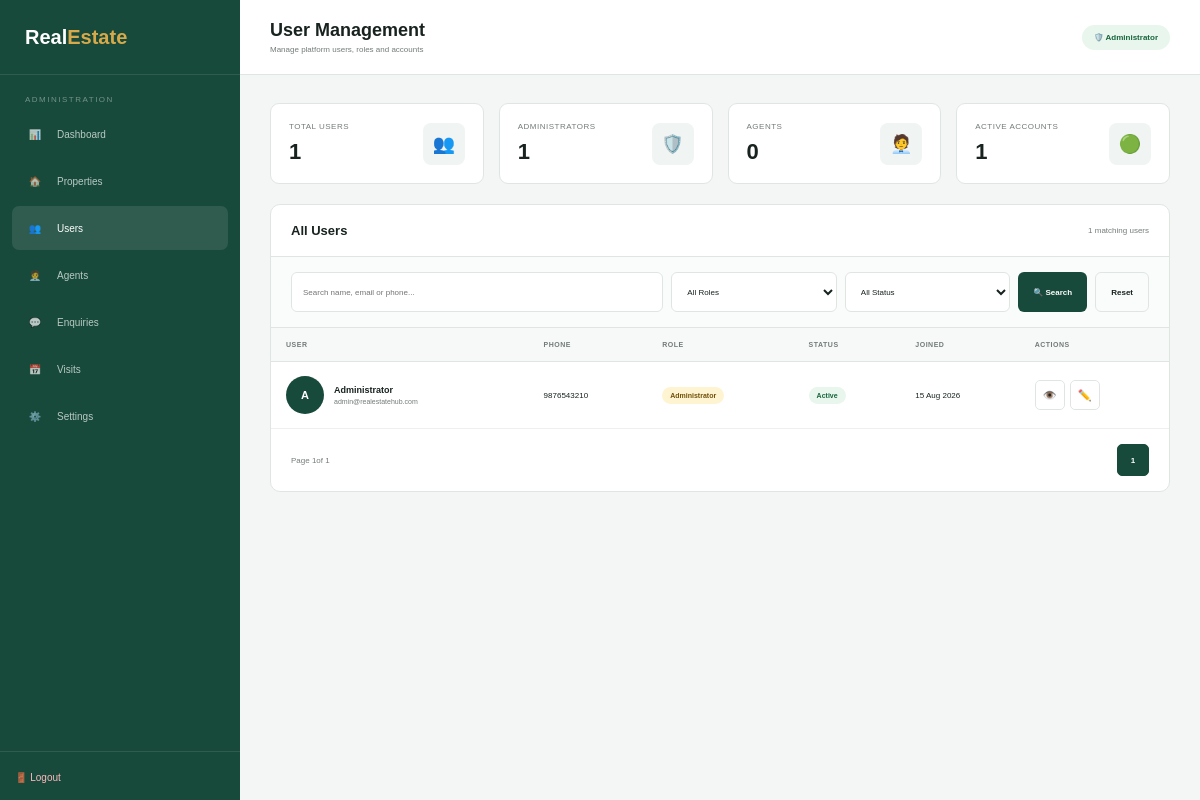
Screenshot of /admin/users.php?error=invalid_id (signed in) with the database file from the repository.
### tables this page shows
CREATE TABLE users (
    id INT UNSIGNED AUTO_INCREMENT PRIMARY KEY,
    name VARCHAR(100) NOT NULL,
    email VARCHAR(150) NOT NULL UNIQUE,
    phone VARCHAR(30) DEFAULT NULL,
    password VARCHAR(255) NOT NULL,
    role VARCHAR(20) NOT NULL DEFAULT 'user',
    profile_image VARCHAR(255) DEFAULT NULL,
    status VARCHAR(20) NOT NULL DEFAULT 'active',
    email_verified_at DATETIME DEFAULT NULL,
    created_at TIMESTAMP DEFAULT CURRENT_TIMESTAMP,
    updated_at TIMESTAMP DEFAULT CURRENT_TIMESTAMP ON UPDATE CURRENT_TIMESTAMP,
    INDEX idx_users_role (role),
    INDEX idx_users_status (status)
);

### admin/users.php (the view, shortened to what this page needs)
<?php
require_once "../config/database.php";
function safe($value)
{
    return htmlspecialchars($value ?? "", ENT_QUOTES, "UTF-8");
}
$search = trim($_GET["search"] ?? "");
$page = max(
    1,
    (int)($_GET["page"] ?? 1)
);
$limit = 10;
$offset = ($page - 1) * $limit;
$totalUsers = 0;
$totalAdmins = 0;
$totalAgents = 0;
$totalActive = 0;
$result = $conn->query("
    SELECT
        COUNT(*) AS total,
        SUM(role = 'admin') AS admins,
        SUM(role = 'agent') AS agents,
        SUM(status = 'active') AS active_users
    FROM users
");
if ($result) {
    $stats = $result->fetch_assoc();
    $totalUsers  = (int)($stats["total"] ?? 0);
    $totalAdmins = (int)($stats["admins"] ?? 0);
    $totalAgents = (int)($stats["agents"] ?? 0);
    $totalActive = (int)($stats["active_users"] ?? 0);
}
$params = [];
$types = "";
$whereSQL = "";
$countSQL = "
    SELECT COUNT(*) AS total
    FROM users
    $whereSQL
";
$countStmt = $conn->prepare($countSQL);
$countStmt->execute();
$countResult = $countStmt->get_result();
$totalRows = (int)(
    $countResult->fetch_assoc()["total"] ?? 0
);
$totalPages = max(
    1,
    (int)ceil($totalRows / $limit)
);
$userSQL = "
    SELECT
        id,
        name,
        email,
        phone,
        role,
        status,
        created_at
    FROM users
    $whereSQL
    ORDER BY id DESC
    LIMIT ? OFFSET ?
";
$userStmt = $conn->prepare($userSQL);
$bindTypes = $types . "ii";
$bindParams = $params;
$bindParams[] = $limit;
$bindParams[] = $offset;
$userStmt->bind_param(
    $bindTypes,
    ...$bindParams
);
$userStmt->execute();
$usersResult = $userStmt->get_result();
$users = [];
while ($row = $usersResult->fetch_assoc()) {
    $users[] = $row;
}
function pageUrl($pageNumber)
{
    $query = $_GET;
    $query["page"] = $pageNumber;
    return "?" . http_build_query($query);
}
?>
<!DOCTYPE html>
<html lang="en">
<head>
</head>
<body>
<aside class="sidebar">
<a
    href="dashboard.php"
    class="logo"
>
    Real<strong>Estate</strong>
</a>
<div class="menu-title">
    Administration
</div>
<nav class="menu">
<a href="dashboard.php">
    <span class="icon">📊</span>
    <span>Dashboard</span>
</a>
<a href="properties.php">
    <span class="icon">🏠</span>
    <span>Properties</span>
</a>
<a
    href="users.php"
    class="active"
>
    <span class="icon">👥</span>
    <span>Users</span>
</a>
<a href="agents.php">
    <span class="icon">🧑‍💼</span>
    <span>Agents</span>
</a>
<a href="enquiries.php">
    <span class="icon">💬</span>
    <span>Enquiries</span>
</a>
<a href="visits.php">
    <span class="icon">📅</span>
    <span>Visits</span>
</a>
<a href="settings.php">
    <span class="icon">⚙️</span>
    <span>Settings</span>
</a>
</nav>
<div class="sidebar-bottom">
<a
    href="../auth/logout.php"
    style="
        color:#ffb8bf;
        text-decoration:none;
        font-size:10px;
    "
>
    🚪 Logout
</a>
</div>
</aside>
<div class="main">
<header class="topbar">
<div>
<h1>
    User Management
</h1>
<p>
    Manage platform users, roles and accounts
</p>
</div>
<div class="admin-badge">
🛡️ Administrator
</div>
</header>
<main class="content">
<section class="stats">
<div class="stat-card">
<div>
<div class="stat-title">
    Total Users
</div>
<div class="stat-number">
    <?php echo number_format($totalUsers); ?>
</div>
</div>
<div class="stat-icon">
    👥
</div>
</div>
<div class="stat-card">
<div>
<div class="stat-title">
    Administrators
</div>
<div class="stat-number">
    <?php echo number_format($totalAdmins); ?>
</div>
</div>
<div class="stat-icon">
    🛡️
</div>
</div>
<div class="stat-card">
<div>
<div class="stat-title">
    Agents
</div>
<div class="stat-number">
    <?php echo number_format($totalAgents); ?>
</div>
</div>
<div class="stat-icon">
    🧑‍💼
</div>
</div>
<div class="stat-card">
<div>
<div class="stat-title">
    Active Accounts
</div>
<div class="stat-number">
    <?php echo number_format($totalActive); ?>
</div>
</div>
<div class="stat-icon">
    🟢
</div>
</div>
</section>
<section class="card">
<div class="card-header">
<h2>
    All Users
</h2>
<div class="total-label">
<?php
echo number_format($totalRows);
?>
 matching users
</div>
</div>
<form
    method="GET"
    class="filters"
>
<input
    type="text"
    name="search"
    class="input"
    placeholder="Search name, email or phone..."
    value="<?php echo safe($search); ?>"
>
<select
    name="role"
    class="select"
>
<option value="">
    All Roles
</option>
</select>
<select
    name="status"
    class="select"
>
<option value="">
    All Status
</option>
</select>
<button
    type="submit"
    class="filter-btn"
>
    🔍 Search
</button>
<a
    href="users.php"
    class="reset-btn"
>
    Reset
</a>
</form>
<div class="table-wrapper">
<?php if (!empty($users)): ?>
<table>
<thead>
<tr>
<th>
    User
</th>
<th>
    Phone
</th>
<th>
    Role
</th>
<th>
    Status
</th>
<th>
    Joined
</th>
<th>
    Actions
</th>
</tr>
</thead>
<tbody>
<?php foreach ($users as $user): ?>
<?php
$userName =
    $user["name"] ?? "Unknown";
$firstLetter =
    strtoupper(
        substr(
            $userName,
            0,
            1
        )
    );
$userRole =
    $user["role"] ?? "user";
$userStatus =
    $user["status"] ?? "inactive";
$joined =
    !empty($user["created_at"])
        ? date(
            "d M Y",
            strtotime(
                $user["created_at"]
            )
        )
        : "N/A";
?>
<tr>
<td>
<div class="user-info">
<div class="avatar">
<?php
echo safe($firstLetter);
?>
</div>
<div>
<div class="user-name">
<?php
echo safe($userName);
?>
</div>
<div class="user-email">
<?php
echo safe(
    $user["email"]
);
?>
</div>
</div>
</div>
</td>
<td>
<?php
echo safe(
    $user["phone"] ?: "—"
);
?>
</td>
<td>
<span class="badge
<?php
if ($userRole === "admin") {
    echo " role-admin";
}
elseif ($userRole === "agent") {
    echo " role-agent";
}
else {
    echo " role-user";
}
?>
">
<?php
if ($userRole === "admin") {
    echo "Administrator";
}
elseif ($userRole === "agent") {
    echo "Agent";
}
else {
    echo "User";
}
?>
</span>
</td>
<td>
<span class="badge
<?php
echo $userStatus === "active"
    ? " status-active"
    : " status-inactive";
?>
">
<?php
echo $userStatus === "active"
    ? "Active"
    : "Inactive";
?>
</span>
</td>
<td>
<?php
echo safe($joined);
?>
</td>
<td>
<div class="actions">
<a
    href="user-details.php?id=<?php
    echo (int)$user["id"];
    ?>"
    class="action"
    title="View"
>
    👁️
</a>
<a
    href="user-edit.php?id=<?php
    echo (int)$user["id"];
    ?>"
    class="action"
    title="Edit"
>
    ✏️
</a>
</div>
</td>
</tr>
<?php endforeach; ?>
</tbody>
</table>
<?php endif; ?>
</div>
<?php if ($totalRows > 0): ?>
<div class="pagination">
<div class="page-info">
Page
<?php echo $page; ?>
of
<?php echo $totalPages; ?>
</div>
<div class="pages">
<?php
$startPage =
    max(
        1,
        $page - 2
    );
$endPage =
    min(
        $totalPages,
        $page + 2
    );
for (
    $i = $startPage;
    $i <= $endPage;
    $i++
):
?>
<a
    href="<?php
    echo safe(
        pageUrl($i)
    );
    ?>"
    class="page
    <?php
    echo $i === $page
        ? " current"
        : "";
    ?>"
>
    <?php echo $i; ?>
</a>
<?php endfor; ?>
</div>
</div>
<?php endif; ?>
</section>
</main>
</div>
</body>
</html>

### rows the page displays
users: name "A", name "Administrator", email "admin@realestatehub.com", phone "9876543210", role "Administrator", status "Active", created_at "15 Aug 2026"

### other values shown
$totalUsers "1"
$totalAdmins "1"
$totalAgents "0"
$totalActive "1"
$totalRows "1"
$page "1"
$totalPages "1"
